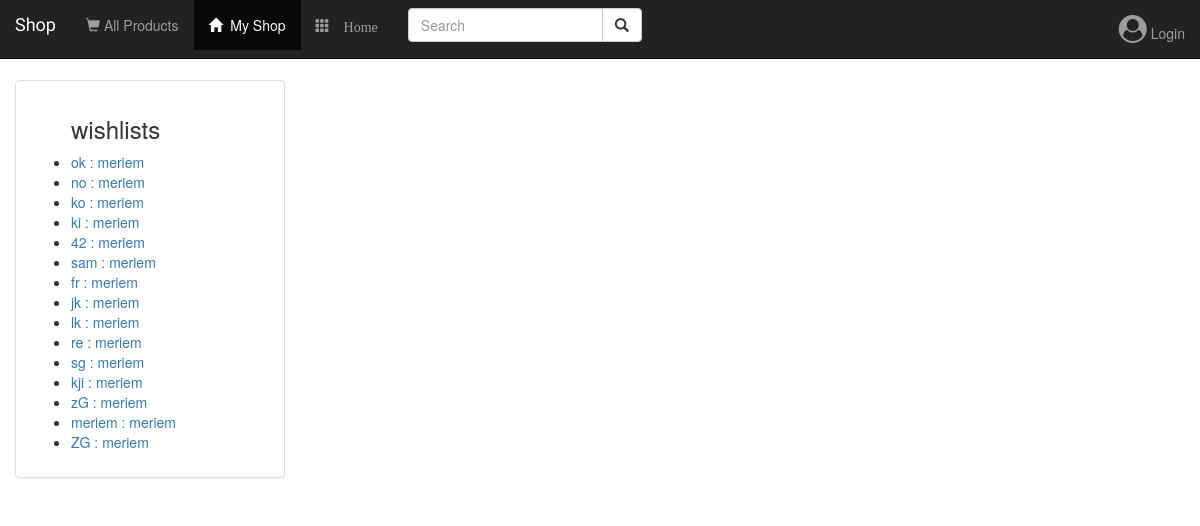
Before: /boutique/user_wishlists/meriem with the older database file.
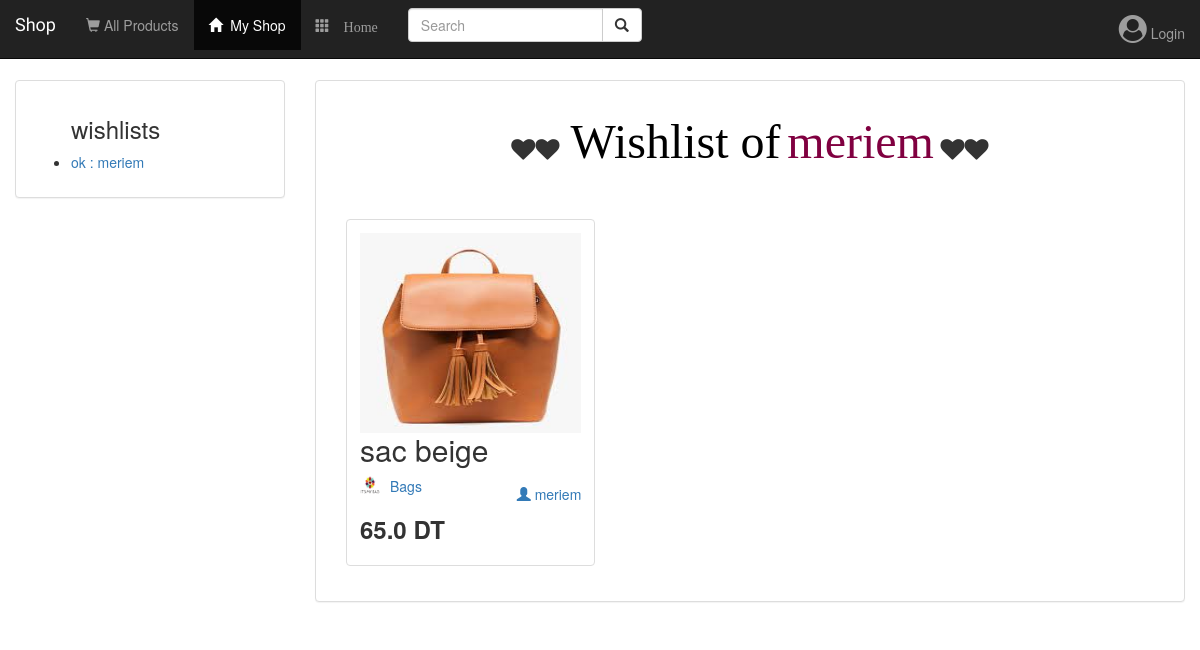
After: the same page with the newer database file.
### boutique/models.py (models this page shows, shortened)
class Wishlist(models.Model):
    user = models.ForeignKey(User)
    product = models.ManyToManyField(Product,blank=True, null=True)
    name = models.CharField(max_length=250, default=None)

class Product(models.Model):
    Hand_Made = 'Hand_Made'
    Vintage = 'Vintage'
    Baby = 'Baby'
    Child = 'Child'
    Teenager = 'Teenager'
    Adult = 'Adult'
    Male = 'Male'
    Female = 'Female'
    shop = models.ForeignKey(Shop, on_delete=models.CASCADE)
    product_name = models.CharField(max_length=250)
    product_price = models.FloatField()
    product_logo = models.ImageField(null=True, upload_to=user_directory_path)
    product_pic1 = models.ImageField(null=True, upload_to=user_directory_path)
    product_pic2 = models.ImageField(null=True, upload_to=user_directory_path)
    product_pic3 = models.ImageField(null=True, upload_to=user_directory_path)
    is_activate = models.BooleanField(default=False)
    category = models.ForeignKey(Category, on_delete=models.CASCADE, default=None,
        blank=True)
    product_type = models.CharField(
        max_length=20,
        blank=True,
        choices=(
            (Hand_Made, 'Hand_Made'),
            (Vintage, 'Vintage')
        ),default=None
    )
    gender = models.CharField(
        max_length=15,
        blank=True,
        choices=(
            (Male, 'Male'),
            (Female, 'Female')
        ),default=None
    )
    age = models.CharField(
        max_length=10,
        blank=True,
        choices=(
            (Baby, 'Baby'),
            (Child, 'Child'),
            (Teenager, 'Teenager'),
            (Adult, 'Adult')
        ),default=None
    )
    description = models.TextField(max_length=250, default=None)
    quantite = models.IntegerField(default=None)
    date = models.DateField(auto_now_add=True, null=True)
    tags = models.TextField(max_length=250, blank=True, default=None,null=True)
    is_favorite = models.BooleanField(default=False)
    class Meta:
        ordering = ('-date',)

class Shop(models.Model):
    user = models.ForeignKey(User, default=1)
    username = models.CharField(max_length=250)
    shop_name = models.CharField(max_length=500)
    shop_logo = models.FileField(null=True)
    is_favorite = models.BooleanField(default=False)
    visitors = models.ManyToManyField(User,related_name='user')
    Msg_Parametre = models.TextField(default='Can I help you?')

### boutique/views.py (the view)
# urls.py: url(r'^user_wishlists/(?P<username>[^/]+)?$', views.user_wishlists, name='user_wishlists'),
def user_wishlists(request, username):
    wishlists_user = Wishlist.objects.filter(user__username=username)
    wishlist = wishlists_user.first
    products = None
    if wishlists_user.first():
        products = Product.objects.filter(wishlist=wishlists_user.first())
    return render(request, 'boutique/wishlists_user.html',{'wishlist': wishlist,'wishlists_user': wishlists_user, 'username': username, 'products': products})

### boutique/templates/boutique/wishlists_user.html (shortened to what this page needs)
{% extends 'boutique/base.html' %}
{% block shops_active %}active{% endblock %}
{% block body %}
<br><br><br><br>
<div class="container-fluid">
    <div class="row">
        <div class="col-sm-12 col-md-3">
            <div class="panel panel-default">
                <div class="panel-body">
                    <ul>
                        <h3>wishlists</h3>
                		{% for wishlist in wishlists_user %}
                        <li><a href="{% url 'boutique:discover_wishlist' wishlist.id %}">{{wishlist.name}} : {{wishlist.user.username}}</a></li>
                        {% endfor %}
                    </ul>
                </div>
            </div>
        </div>
        {% include 'boutique/wishlist_products.html' %}
    </div>
</div>
{% endblock %}

### boutique/templates/boutique/base.html (shortened to what this page needs)
<!DOCTYPE html>
<html lang="en">
<head>
    {% load staticfiles i18n %}
    {% load staticfiles %}
    <link rel="stylesheet" href="https://maxcdn.bootstrapcdn.com/bootstrap/3.3.7/css/bootstrap.min.css">
      <link rel="stylesheet" href="https://maxcdn.bootstrapcdn.com/bootstrap/3.3.7/css/bootstrap.min.css">
    <link rel="stylesheet" href="https://maxcdn.bootstrapcdn.com/bootstrap/3.3.6/css/bootstrap.min.css">
    <link rel="stylesheet" type="text/css" href="{% static 'boutique/style.css' %}"/>
    <link href="{% static 'css/post.css' %}" rel="stylesheet">
    <link rel="stylesheet" href="{% static 'boutique/css/bootstrap-slider.min.css' %}">
    <link href="{% static 'css/notifications.css' %}" rel="stylesheet">
    <link rel="stylesheet" href="https://cdnjs.cloudflare.com/ajax/libs/font-awesome/4.7.0/css/font-awesome.min.css">
</head>
<body>
<nav class="navbar navbar-inverse navbar-fixed-top">
    <div class="container-fluid">
        <div class="navbar-header">
            <a class="navbar-brand" href="{% url 'boutique:filtrer' %}">Shop</a>
        </div>
        <div class="collapse navbar-collapse" id="topNavBar">
            <ul class="nav navbar-nav">
                <li class="{% block produits_active %}{% endblock %}">
                <a href="{% url 'boutique:filtrer' %}"><span class="glyphicon glyphicon-shopping-cart" aria-hidden="true"></span>&nbsp;All Products</a></li>
                <li class="{% block shops_active %}{% endblock %}"><a href="{% url 'boutique:index' %}"><span class="glyphicon glyphicon-home" aria-hidden="true"></span>&nbsp; My Shop</a></li>
                <li><a href="{% url 'home_user' %}"><span class="glyphicon glyphicon-th"> Home</a></li>
            </ul>
                <form class="navbar-form navbar-left" role="search" method="get" action="{{ request.path}}" >
                    <div class="input-group">
                        <input type="text" class="form-control" placeholder="Search" name="search">
                        <div class="input-group-btn">
                            <button class="btn btn-default" type="submit"><i class="glyphicon glyphicon-search"></i></button>
                        </div>
                    </div>
                </form>
            <ul class="nav navbar-nav navbar-right">
                {% if not user.profile.get_screen_name %}
                <li>
                <a href="{% url 'boutique:login_user' %}">
                <i class="fa fa-user-circle fa-2x" aria-hidden="true"></i> Login </a>
                </li>
                {% endif %}
            </ul>
        </div>
    </div>
</nav>
{% block body %}
{% endblock %}
</body>
</html>

### boutique/templates/boutique/wishlist_products.html
    {% if products  %}
        <div class="col-sm-8 col-md-9">
            <div class="panel panel-default">
            <div class="panel-body">
                <center><h3><i class="fa fa-heart" aria-hidden="true"></i><i class="fa fa-heart" aria-hidden="true"></i><font color="black" face="Brush Script Std, Brush Script MT, cursive" size="200px" color="black"> Wishlist of</font> <font color="#800040" face="Brush Script Std, Brush Script MT, cursive" size="200px" color="black"> {{wishlist.user.username}}</font> <i class="fa fa-heart" aria-hidden="true"></i><i class="fa fa-heart" aria-hidden="true"></i></h3></center><br><br>
                {% for product in products %}
                    {% if product.is_activate == True %}
                        <div class="col-sm-8 col-lg-4">
                            <div class="thumbnail">
                            <div class="caption">
                            <a href="{% url 'boutique:discover_product' product.id %}" method= "post">
                                <img src="{{ product.product_logo.url }}" class="img-responsive" style="width: 300px; float: left; margin-right: 300px; height:200px" />
                            </a>
                                <h2>{{ product.product_name}}</h2>
                                <img src="{{ product.shop.shop_logo.url }}" class="img-responsive" style="width: 20px; height: 20px; float: left; margin-right: 10px;" />
                                <a href="{% url 'boutique:discover_shop' product.shop.id %}">{{ product.shop.shop_name }}</a>
                               <a href="{% url 'profile' product.shop.user.username %}"><h5 style="display:inline; float:right;"><span class="glyphicon glyphicon-user"></span> {{ product.shop.user.username}} </h5></a><br>
                                <h3 ><B>{{ product.product_price}} DT</B></h3>
                            </div>
                            </div>
                        </div>
                    {% endif %}
                {% endfor %}
                {% endif %}

### boutique/static/boutique/style.css (style rules this page uses)
body { background: white url("images/font.jpg"); background-size: cover; }
.navbar-brand { font-family: 'Satisfy', cursive; }

Changed rows visible on the page:
removed Wishlist: name "no", user.username "meriem"
removed Wishlist: name "ko", user.username "meriem"
removed Wishlist: name "ki", user.username "meriem"
removed Wishlist: name "42", user.username "meriem"
removed Wishlist: name "sam", user.username "meriem"
removed Wishlist: name "fr", user.username "meriem"
removed Wishlist: name "jk", user.username "meriem"
removed Wishlist: name "lk", user.username "meriem"
removed Wishlist: name "re", user.username "meriem"
removed Wishlist: name "sg", user.username "meriem"
removed Wishlist: name "kji", user.username "meriem"
removed Wishlist: name "zG", user.username "meriem"
removed Wishlist: name "meriem", user.username "meriem"
removed Wishlist: name "ZG", user.username "meriem"
shown differently, row unchanged: Wishlist "ok": user.username (not shown) → "meriem"
now on this page (row unchanged): Product: product_logo (picture), product_name "sac beige", shop.shop_logo (picture), shop.shop_name "Bags", shop.user.username "meriem", product_price "65.0"
Other visible differences:
text now shown: "Wishlist of"
